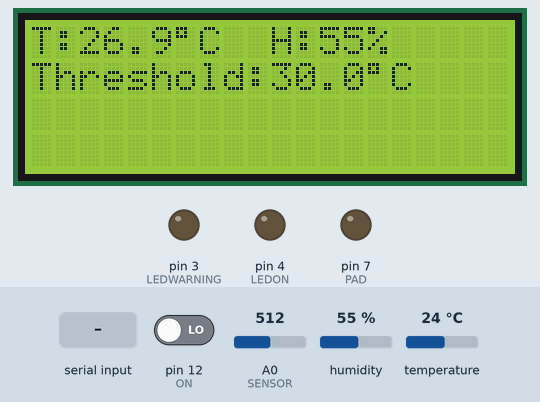
This sketch was run on a simulated Arduino Uno, built with avr-gcc and run on an emulated ATmega328P. Parts: 20×4 character LCD, output pins drawn as LEDs (lit = HIGH). Inputs (shaded band) come from the test bench; at power-on: A0 (SENSOR) = 512, humidity 55 %, pin 12 (ON) LOW, temperature 24 °C. What the sketch prints to the serial monitor is not drawn.

Above: at 1.2 s.
1.3 s: A0 (SENSOR) set to 350
At 3.7 s:
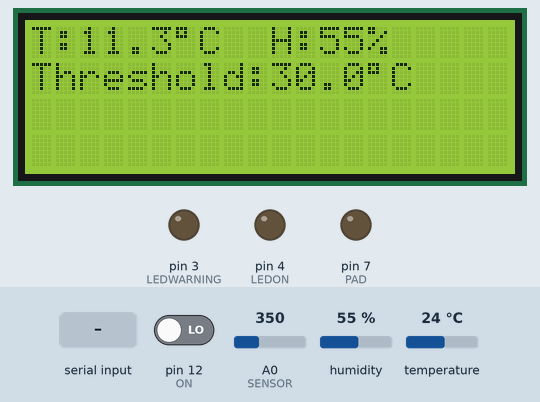
4.7 s: A0 (SENSOR) set to 319
At 7.5 s:
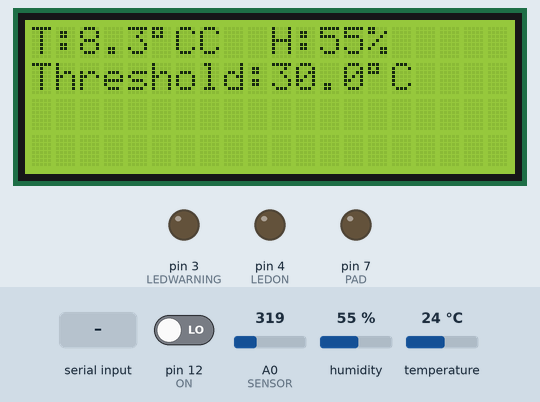
7.8 s: "0\n" received over Serial
At 10.9 s:
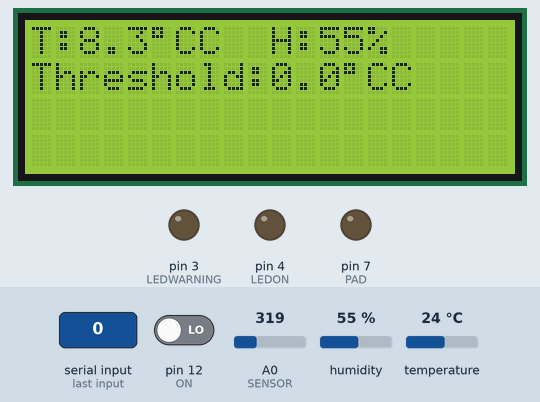
11.9 s: A0 (SENSOR) set to 511
At 14.7 s:
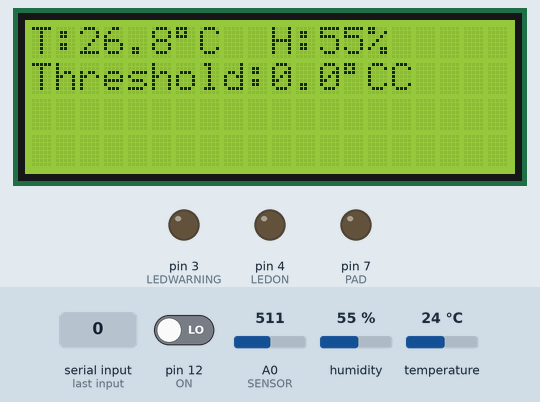
15.0 s: humidity set to 22 %
At 17.3 s:
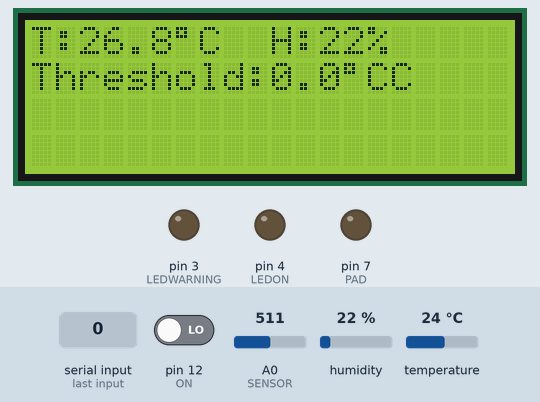
18.1 s: "90,45\n" received over Serial
At 21.8 s:
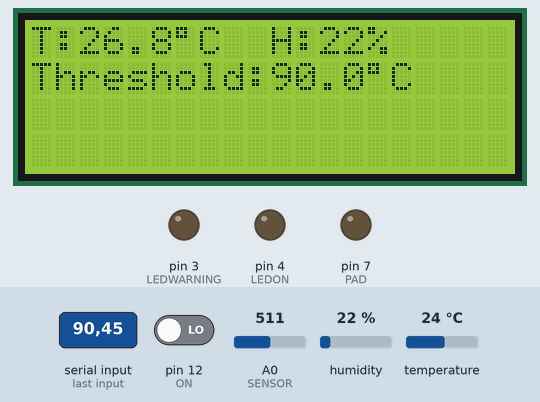
Timing chart, 0 to 23.3 s (numbered marks = the images above; inputs shaded):
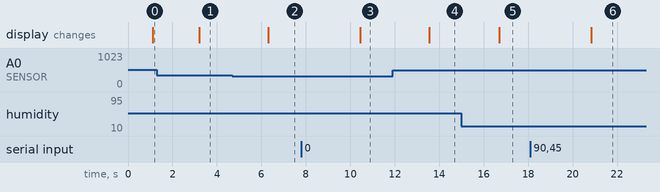

The sketch:

firmware.ino
```cpp
#include <Wire.h>
#include <LiquidCrystal_I2C.h> // libreria per LCD
#include <DHT.h>
#include <DHT_U.h>
#define DHTTYPE DHT11

#define SENSOR A0  // PORTE
#define ON 12
#define PAD 7
#define LEDWARNING 3
#define LEDON 4
#define DHTPIN 2
DHT dht(DHTPIN, DHTTYPE);

#define RT0 10000   //DEFINE CARATTERISTICHE CIRCUITO
#define B 3600
#define T0 298  //temperatura per cui R0=10000
#define R1 10000 //resistenza in serie al sensore

LiquidCrystal_I2C lcd(0x27, 20, 4);

int k = 0;
float tot = 0.0;
float threshold = 30;
float range = 0.5;
boolean state = 0; //sistema spento
String myString;

void setup() {
  Wire.begin();
  Serial.begin(9600);

  dht.begin();

  lcd.init();
  lcd.backlight();

  pinMode(SENSOR, INPUT);
  pinMode(ON, INPUT);
  pinMode(PAD, OUTPUT);
  pinMode(LEDON, OUTPUT);
  pinMode(LEDWARNING, OUTPUT);
}

void loop() {

  if (digitalRead(ON) == HIGH && state == 0) { //sistema da off a on
    state = 1;
    delay(500);
  }
  if (digitalRead(ON) == HIGH && state == 1) { //sistema da on a off
    state = 0;
    delay(500);
  }


  float VSens = analogRead(SENSOR) / 1023.0 * 5; //CALCOLO TEMPERATURA, FORMULA??
  float RSens = (R1 / VSens) * (5 - VSens);
  float T = B / (log(RSens / RT0) + (B / T0)) - 273.15;

  int H = dht.readHumidity();

  Serial.print("T");
  Serial.println(T, 1);
  delay(500);
  Serial.print("H");
  Serial.println(H, 1);
  delay(500);

  lcd.setCursor(0, 0); //Print Temperatura LCD
  lcd.print("T:");
  lcd.print(T, 1);
  lcd.print((char) 223);
  lcd.print("C");
  lcd.setCursor (10, 0);
  lcd.print("H:");
  lcd.print(H);
  lcd.print("%");
  lcd.setCursor(0, 1);
  lcd.print("Threshold:");
  lcd.print(threshold, 1);
  lcd.print((char) 223);
  lcd.print("C");

  if (Serial.available() > 0) { //lettura threshold
    myString = Serial.readString();
    threshold = myString.toFloat();
  }

  if (state == 1) {
    digitalWrite(LEDON, HIGH);
    if (T < threshold + range) { //temperature minore della soglia - tolleranza
      analogWrite(PAD, 250);
    }
    if (T > threshold - range) { //temperatura superiore alla soglia - tolleranza
      analogWrite(PAD, 0);
    }
    if (T < threshold - 2 || T > threshold + 2) {
      digitalWrite(LEDWARNING, HIGH);
    } else {
      digitalWrite (LEDWARNING, LOW);
    }
  }
  else {
    analogWrite(PAD, 0);
    digitalWrite(LEDON, LOW);
    digitalWrite(LEDWARNING, LOW);
  }
}
```

Measured:
- the behaviour switches between 336 and 335 on A0 (SENSOR) (found by bisection; images 1 and 2)
- after the input at 1.3 s, the display: changes after 1.9 s (image 1)
- after the input at 4.7 s, the display: changes after 1.6 s (image 2)
- after the input at 7.8 s, the display: changes after 2.7 s (image 3)
- after the input at 11.9 s, the display: changes after 1.7 s (image 4)
- after the input at 15.0 s, the display: changes after 1.7 s (image 5)
- after the input at 18.1 s, the display: changes after 2.7 s (image 6)
